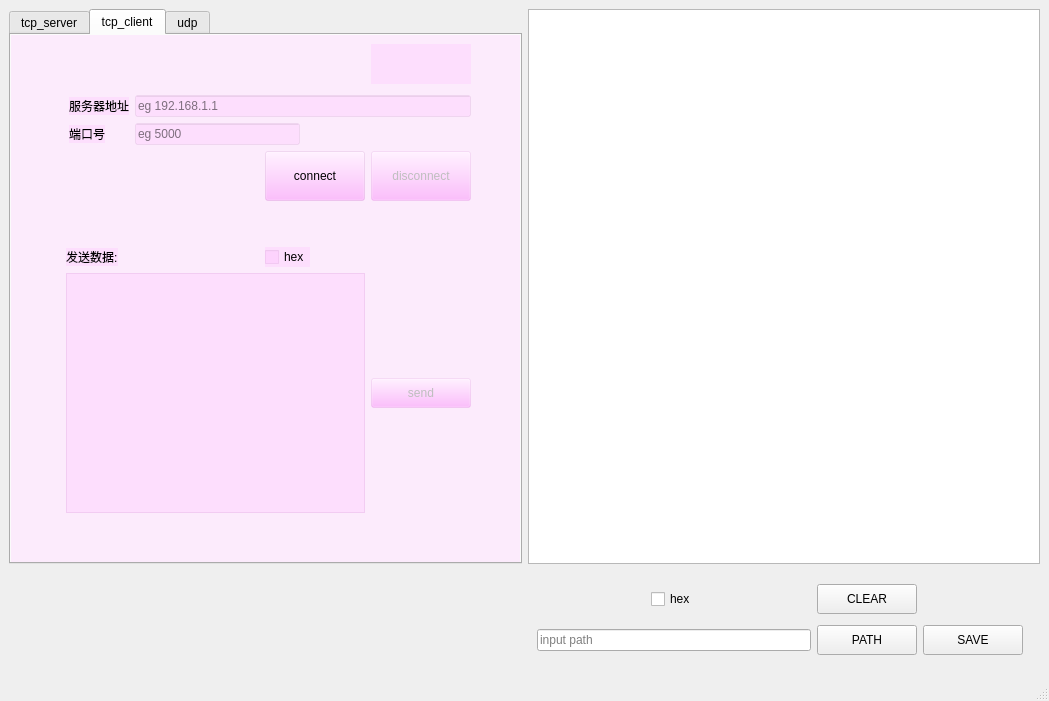
<?xml version="1.0" encoding="UTF-8"?>
<ui version="4.0">
 <class>MainWindow</class>
 <widget class="QMainWindow" name="MainWindow">
  <property name="geometry">
   <rect>
    <x>0</x>
    <y>0</y>
    <width>1049</width>
    <height>701</height>
   </rect>
  </property>
  <property name="windowTitle">
   <string>MainWindow</string>
  </property>
  <widget class="QWidget" name="centralwidget">
   <layout class="QGridLayout" name="gridLayout_2">
    <item row="1" column="4">
     <widget class="QWidget" name="widget" native="true">
      <property name="minimumSize">
       <size>
        <width>500</width>
        <height>100</height>
       </size>
      </property>
      <layout class="QGridLayout" name="gridLayout_6">
       <item row="0" column="3">
        <widget class="QPushButton" name="text_clear">
         <property name="minimumSize">
          <size>
           <width>100</width>
           <height>30</height>
          </size>
         </property>
         <property name="maximumSize">
          <size>
           <width>100</width>
           <height>30</height>
          </size>
         </property>
         <property name="text">
          <string>CLEAR</string>
         </property>
        </widget>
       </item>
       <item row="0" column="0">
        <spacer name="horizontalSpacer">
         <property name="orientation">
          <enum>Qt::Horizontal</enum>
         </property>
         <property name="sizeHint" stdset="0">
          <size>
           <width>40</width>
           <height>20</height>
          </size>
         </property>
        </spacer>
       </item>
       <item row="0" column="1">
        <widget class="QCheckBox" name="text_hex">
         <property name="text">
          <string>hex</string>
         </property>
        </widget>
       </item>
       <item row="0" column="4">
        <spacer name="horizontalSpacer_7">
         <property name="orientation">
          <enum>Qt::Horizontal</enum>
         </property>
         <property name="sizeHint" stdset="0">
          <size>
           <width>40</width>
           <height>20</height>
          </size>
         </property>
        </spacer>
       </item>
       <item row="0" column="2">
        <spacer name="horizontalSpacer_4">
         <property name="orientation">
          <enum>Qt::Horizontal</enum>
         </property>
         <property name="sizeHint" stdset="0">
          <size>
           <width>40</width>
           <height>20</height>
          </size>
         </property>
        </spacer>
       </item>
       <item row="1" column="3">
        <widget class="QPushButton" name="path">
         <property name="minimumSize">
          <size>
           <width>100</width>
           <height>30</height>
          </size>
         </property>
         <property name="maximumSize">
          <size>
           <width>100</width>
           <height>30</height>
          </size>
         </property>
         <property name="text">
          <string>PATH</string>
         </property>
        </widget>
       </item>
       <item row="1" column="4">
        <widget class="QPushButton" name="save">
         <property name="minimumSize">
          <size>
           <width>100</width>
           <height>30</height>
          </size>
         </property>
         <property name="maximumSize">
          <size>
           <width>100</width>
           <height>30</height>
          </size>
         </property>
         <property name="text">
          <string>SAVE</string>
         </property>
        </widget>
       </item>
       <item row="1" column="0" colspan="3">
        <widget class="QLineEdit" name="path_line">
         <property name="placeholderText">
          <string>input path</string>
         </property>
        </widget>
       </item>
      </layout>
     </widget>
    </item>
    <item row="0" column="4">
     <widget class="QTextBrowser" name="textBrowser">
      <property name="sizePolicy">
       <sizepolicy hsizetype="Expanding" vsizetype="Expanding">
        <horstretch>1</horstretch>
        <verstretch>1</verstretch>
       </sizepolicy>
      </property>
      <property name="minimumSize">
       <size>
        <width>500</width>
        <height>500</height>
       </size>
      </property>
     </widget>
    </item>
    <item row="0" column="0">
     <widget class="QTabWidget" name="tabWidget">
      <property name="sizePolicy">
       <sizepolicy hsizetype="Expanding" vsizetype="Expanding">
        <horstretch>1</horstretch>
        <verstretch>1</verstretch>
       </sizepolicy>
      </property>
      <property name="minimumSize">
       <size>
        <width>400</width>
        <height>500</height>
       </size>
      </property>
      <property name="tabShape">
       <enum>QTabWidget::Rounded</enum>
      </property>
      <property name="currentIndex">
       <number>1</number>
      </property>
      <widget class="QWidget" name="tab">
       <property name="styleSheet">
        <string notr="true">QWidget {background-color :rgba(170, 255, 255, 50)}
</string>
       </property>
       <attribute name="title">
        <string>tcp_server</string>
       </attribute>
       <layout class="QGridLayout" name="gridLayout_5">
        <item row="0" column="1">
         <spacer name="verticalSpacer_2">
          <property name="orientation">
           <enum>Qt::Vertical</enum>
          </property>
          <property name="sizeHint" stdset="0">
           <size>
            <width>20</width>
            <height>40</height>
           </size>
          </property>
         </spacer>
        </item>
        <item row="4" column="1">
         <widget class="QLabel" name="label_6">
          <property name="sizePolicy">
           <sizepolicy hsizetype="Fixed" vsizetype="Fixed">
            <horstretch>0</horstretch>
            <verstretch>0</verstretch>
           </sizepolicy>
          </property>
          <property name="text">
           <string>发送数据:</string>
          </property>
         </widget>
        </item>
        <item row="1" column="1" colspan="4">
         <layout class="QGridLayout" name="gridLayout_4">
          <property name="sizeConstraint">
           <enum>QLayout::SetDefaultConstraint</enum>
          </property>
          <property name="leftMargin">
           <number>3</number>
          </property>
          <property name="topMargin">
           <number>5</number>
          </property>
          <property name="verticalSpacing">
           <number>6</number>
          </property>
          <item row="1" column="0">
           <widget class="QLabel" name="label_4">
            <property name="sizePolicy">
             <sizepolicy hsizetype="Fixed" vsizetype="Fixed">
              <horstretch>0</horstretch>
              <verstretch>0</verstretch>
             </sizepolicy>
            </property>
            <property name="text">
             <string>端口号</string>
            </property>
           </widget>
          </item>
          <item row="1" column="1">
           <widget class="QLineEdit" name="hostport">
            <property name="sizePolicy">
             <sizepolicy hsizetype="Expanding" vsizetype="Fixed">
              <horstretch>2</horstretch>
              <verstretch>1</verstretch>
             </sizepolicy>
            </property>
            <property name="inputMask">
             <string/>
            </property>
            <property name="placeholderText">
             <string>eg 5000</string>
            </property>
           </widget>
          </item>
          <item row="0" column="0">
           <widget class="QLabel" name="label_5">
            <property name="sizePolicy">
             <sizepolicy hsizetype="Fixed" vsizetype="Fixed">
              <horstretch>0</horstretch>
              <verstretch>0</verstretch>
             </sizepolicy>
            </property>
            <property name="text">
             <string>主机地址</string>
            </property>
           </widget>
          </item>
          <item row="1" column="2">
           <spacer name="horizontalSpacer_9">
            <property name="orientation">
             <enum>Qt::Horizontal</enum>
            </property>
            <property name="sizeHint" stdset="0">
             <size>
              <width>40</width>
              <height>20</height>
             </size>
            </property>
           </spacer>
          </item>
          <item row="0" column="1" colspan="2">
           <widget class="QLineEdit" name="hostip">
            <property name="sizePolicy">
             <sizepolicy hsizetype="Expanding" vsizetype="Fixed">
              <horstretch>2</horstretch>
              <verstretch>1</verstretch>
             </sizepolicy>
            </property>
            <property name="inputMask">
             <string/>
            </property>
            <property name="placeholderText">
             <string>eg 192.168.1.1</string>
            </property>
           </widget>
          </item>
         </layout>
        </item>
        <item row="5" column="4">
         <widget class="QPushButton" name="tcp_ser_send">
          <property name="enabled">
           <bool>false</bool>
          </property>
          <property name="minimumSize">
           <size>
            <width>100</width>
            <height>30</height>
           </size>
          </property>
          <property name="maximumSize">
           <size>
            <width>100</width>
            <height>30</height>
           </size>
          </property>
          <property name="text">
           <string>send</string>
          </property>
         </widget>
        </item>
        <item row="4" column="2">
         <widget class="QCheckBox" name="ser_hex">
          <property name="sizePolicy">
           <sizepolicy hsizetype="Fixed" vsizetype="Fixed">
            <horstretch>0</horstretch>
            <verstretch>0</verstretch>
           </sizepolicy>
          </property>
          <property name="text">
           <string>hex</string>
          </property>
         </widget>
        </item>
        <item row="4" column="3" colspan="2">
         <widget class="QComboBox" name="comboBox">
          <property name="minimumSize">
           <size>
            <width>200</width>
            <height>30</height>
           </size>
          </property>
         </widget>
        </item>
        <item row="5" column="0">
         <spacer name="horizontalSpacer_10">
          <property name="orientation">
           <enum>Qt::Horizontal</enum>
          </property>
          <property name="sizeHint" stdset="0">
           <size>
            <width>40</width>
            <height>20</height>
           </size>
          </property>
         </spacer>
        </item>
        <item row="5" column="5">
         <spacer name="horizontalSpacer_11">
          <property name="orientation">
           <enum>Qt::Horizontal</enum>
          </property>
          <property name="sizeHint" stdset="0">
           <size>
            <width>40</width>
            <height>20</height>
           </size>
          </property>
         </spacer>
        </item>
        <item row="2" column="1" colspan="2">
         <widget class="QPushButton" name="openhost">
          <property name="sizePolicy">
           <sizepolicy hsizetype="Fixed" vsizetype="Fixed">
            <horstretch>0</horstretch>
            <verstretch>0</verstretch>
           </sizepolicy>
          </property>
          <property name="minimumSize">
           <size>
            <width>100</width>
            <height>50</height>
           </size>
          </property>
          <property name="maximumSize">
           <size>
            <width>100</width>
            <height>50</height>
           </size>
          </property>
          <property name="text">
           <string>open</string>
          </property>
         </widget>
        </item>
        <item row="2" column="3" colspan="2">
         <widget class="QPushButton" name="closehost">
          <property name="enabled">
           <bool>false</bool>
          </property>
          <property name="minimumSize">
           <size>
            <width>100</width>
            <height>50</height>
           </size>
          </property>
          <property name="maximumSize">
           <size>
            <width>100</width>
            <height>50</height>
           </size>
          </property>
          <property name="text">
           <string>close</string>
          </property>
         </widget>
        </item>
        <item row="5" column="1" colspan="3">
         <widget class="QTextEdit" name="tcp_ser_text">
          <property name="sizePolicy">
           <sizepolicy hsizetype="Expanding" vsizetype="Expanding">
            <horstretch>2</horstretch>
            <verstretch>2</verstretch>
           </sizepolicy>
          </property>
         </widget>
        </item>
        <item row="6" column="1">
         <spacer name="verticalSpacer">
          <property name="orientation">
           <enum>Qt::Vertical</enum>
          </property>
          <property name="sizeHint" stdset="0">
           <size>
            <width>20</width>
            <height>40</height>
           </size>
          </property>
         </spacer>
        </item>
        <item row="3" column="1">
         <spacer name="verticalSpacer_3">
          <property name="orientation">
           <enum>Qt::Vertical</enum>
          </property>
          <property name="sizeHint" stdset="0">
           <size>
            <width>20</width>
            <height>40</height>
           </size>
          </property>
         </spacer>
        </item>
        <item row="0" column="3" colspan="2">
         <widget class="QLabel" name="server_status">
          <property name="text">
           <string/>
          </property>
         </widget>
        </item>
       </layout>
      </widget>
      <widget class="QWidget" name="tab_2">
       <property name="styleSheet">
        <string notr="true">QWidget {background-color :rgba(255, 170, 255,50)}</string>
       </property>
       <attribute name="title">
        <string>tcp_client</string>
       </attribute>
       <layout class="QGridLayout" name="gridLayout_3">
        <item row="7" column="0">
         <spacer name="horizontalSpacer_5">
          <property name="orientation">
           <enum>Qt::Horizontal</enum>
          </property>
          <property name="sizeHint" stdset="0">
           <size>
            <width>40</width>
            <height>20</height>
           </size>
          </property>
         </spacer>
        </item>
        <item row="6" column="1">
         <widget class="QLabel" name="label_3">
          <property name="sizePolicy">
           <sizepolicy hsizetype="Fixed" vsizetype="Fixed">
            <horstretch>0</horstretch>
            <verstretch>0</verstretch>
           </sizepolicy>
          </property>
          <property name="text">
           <string>发送数据:</string>
          </property>
         </widget>
        </item>
        <item row="1" column="1" rowspan="2" colspan="4">
         <layout class="QGridLayout" name="gridLayout">
          <property name="sizeConstraint">
           <enum>QLayout::SetDefaultConstraint</enum>
          </property>
          <property name="leftMargin">
           <number>3</number>
          </property>
          <property name="topMargin">
           <number>5</number>
          </property>
          <property name="verticalSpacing">
           <number>6</number>
          </property>
          <item row="1" column="0">
           <widget class="QLabel" name="label_2">
            <property name="sizePolicy">
             <sizepolicy hsizetype="Fixed" vsizetype="Fixed">
              <horstretch>0</horstretch>
              <verstretch>0</verstretch>
             </sizepolicy>
            </property>
            <property name="text">
             <string>端口号</string>
            </property>
           </widget>
          </item>
          <item row="1" column="1">
           <widget class="QLineEdit" name="serport">
            <property name="sizePolicy">
             <sizepolicy hsizetype="Expanding" vsizetype="Fixed">
              <horstretch>2</horstretch>
              <verstretch>1</verstretch>
             </sizepolicy>
            </property>
            <property name="inputMask">
             <string/>
            </property>
            <property name="placeholderText">
             <string>eg 5000</string>
            </property>
           </widget>
          </item>
          <item row="0" column="0">
           <widget class="QLabel" name="label">
            <property name="sizePolicy">
             <sizepolicy hsizetype="Fixed" vsizetype="Fixed">
              <horstretch>0</horstretch>
              <verstretch>0</verstretch>
             </sizepolicy>
            </property>
            <property name="text">
             <string>服务器地址</string>
            </property>
           </widget>
          </item>
          <item row="1" column="2">
           <spacer name="horizontalSpacer_8">
            <property name="orientation">
             <enum>Qt::Horizontal</enum>
            </property>
            <property name="sizeHint" stdset="0">
             <size>
              <width>40</width>
              <height>20</height>
             </size>
            </property>
           </spacer>
          </item>
          <item row="0" column="1" colspan="2">
           <widget class="QLineEdit" name="serip">
            <property name="sizePolicy">
             <sizepolicy hsizetype="Expanding" vsizetype="Fixed">
              <horstretch>2</horstretch>
              <verstretch>1</verstretch>
             </sizepolicy>
            </property>
            <property name="inputMask">
             <string/>
            </property>
            <property name="placeholderText">
             <string>eg 192.168.1.1</string>
            </property>
           </widget>
          </item>
         </layout>
        </item>
        <item row="3" column="4">
         <widget class="QPushButton" name="tcp_cli_dis">
          <property name="enabled">
           <bool>false</bool>
          </property>
          <property name="minimumSize">
           <size>
            <width>100</width>
            <height>50</height>
           </size>
          </property>
          <property name="maximumSize">
           <size>
            <width>100</width>
            <height>50</height>
           </size>
          </property>
          <property name="text">
           <string>disconnect</string>
          </property>
         </widget>
        </item>
        <item row="3" column="5">
         <spacer name="horizontalSpacer_2">
          <property name="orientation">
           <enum>Qt::Horizontal</enum>
          </property>
          <property name="sizeHint" stdset="0">
           <size>
            <width>40</width>
            <height>20</height>
           </size>
          </property>
         </spacer>
        </item>
        <item row="3" column="3">
         <widget class="QPushButton" name="tcp_cli_con">
          <property name="sizePolicy">
           <sizepolicy hsizetype="Fixed" vsizetype="Fixed">
            <horstretch>0</horstretch>
            <verstretch>0</verstretch>
           </sizepolicy>
          </property>
          <property name="minimumSize">
           <size>
            <width>100</width>
            <height>50</height>
           </size>
          </property>
          <property name="maximumSize">
           <size>
            <width>100</width>
            <height>50</height>
           </size>
          </property>
          <property name="text">
           <string>connect</string>
          </property>
         </widget>
        </item>
        <item row="0" column="4">
         <widget class="QLabel" name="client_status">
          <property name="text">
           <string/>
          </property>
         </widget>
        </item>
        <item row="3" column="0" colspan="2">
         <spacer name="horizontalSpacer_3">
          <property name="orientation">
           <enum>Qt::Horizontal</enum>
          </property>
          <property name="sizeHint" stdset="0">
           <size>
            <width>40</width>
            <height>20</height>
           </size>
          </property>
         </spacer>
        </item>
        <item row="7" column="1" colspan="3">
         <widget class="QTextEdit" name="tcp_clien_text">
          <property name="sizePolicy">
           <sizepolicy hsizetype="Expanding" vsizetype="Expanding">
            <horstretch>2</horstretch>
            <verstretch>2</verstretch>
           </sizepolicy>
          </property>
         </widget>
        </item>
        <item row="7" column="5">
         <spacer name="horizontalSpacer_6">
          <property name="orientation">
           <enum>Qt::Horizontal</enum>
          </property>
          <property name="sizeHint" stdset="0">
           <size>
            <width>40</width>
            <height>20</height>
           </size>
          </property>
         </spacer>
        </item>
        <item row="6" column="3">
         <widget class="QCheckBox" name="client_sendhex">
          <property name="sizePolicy">
           <sizepolicy hsizetype="Fixed" vsizetype="Fixed">
            <horstretch>0</horstretch>
            <verstretch>0</verstretch>
           </sizepolicy>
          </property>
          <property name="text">
           <string>hex</string>
          </property>
         </widget>
        </item>
        <item row="5" column="1">
         <spacer name="verticalSpacer_5">
          <property name="orientation">
           <enum>Qt::Vertical</enum>
          </property>
          <property name="sizeType">
           <enum>QSizePolicy::Fixed</enum>
          </property>
          <property name="sizeHint" stdset="0">
           <size>
            <width>20</width>
            <height>40</height>
           </size>
          </property>
         </spacer>
        </item>
        <item row="0" column="1">
         <spacer name="verticalSpacer_6">
          <property name="orientation">
           <enum>Qt::Vertical</enum>
          </property>
          <property name="sizeHint" stdset="0">
           <size>
            <width>20</width>
            <height>40</height>
           </size>
          </property>
         </spacer>
        </item>
        <item row="7" column="4">
         <widget class="QPushButton" name="tcp_cli_send">
          <property name="enabled">
           <bool>false</bool>
          </property>
          <property name="minimumSize">
           <size>
            <width>100</width>
            <height>30</height>
           </size>
          </property>
          <property name="maximumSize">
           <size>
            <width>100</width>
            <height>30</height>
           </size>
          </property>
          <property name="text">
           <string>send</string>
          </property>
         </widget>
        </item>
        <item row="8" column="1">
         <spacer name="verticalSpacer_7">
          <property name="orientation">
           <enum>Qt::Vertical</enum>
          </property>
          <property name="sizeHint" stdset="0">
           <size>
            <width>20</width>
            <height>40</height>
           </size>
          </property>
         </spacer>
        </item>
        <item row="6" column="2">
         <spacer name="horizontalSpacer_12">
          <property name="orientation">
           <enum>Qt::Horizontal</enum>
          </property>
          <property name="sizeHint" stdset="0">
           <size>
            <width>40</width>
            <height>20</height>
           </size>
          </property>
         </spacer>
        </item>
       </layout>
      </widget>
      <widget class="QWidget" name="tab_3">
       <property name="styleSheet">
        <string notr="true">QWidget {background-color :rgba(170, 255, 127,50)}</string>
       </property>
       <attribute name="title">
        <string>udp</string>
       </attribute>
       <layout class="QGridLayout" name="gridLayout_8">
        <item row="5" column="2" rowspan="6" colspan="4">
         <widget class="QTextEdit" name="udp_text">
          <property name="sizePolicy">
           <sizepolicy hsizetype="Expanding" vsizetype="Expanding">
            <horstretch>1</horstretch>
            <verstretch>0</verstretch>
           </sizepolicy>
          </property>
          <property name="minimumSize">
           <size>
            <width>0</width>
            <height>200</height>
           </size>
          </property>
         </widget>
        </item>
        <item row="1" column="4">
         <widget class="QPushButton" name="udpbind">
          <property name="sizePolicy">
           <sizepolicy hsizetype="Fixed" vsizetype="Fixed">
            <horstretch>0</horstretch>
            <verstretch>0</verstretch>
           </sizepolicy>
          </property>
          <property name="minimumSize">
           <size>
            <width>100</width>
            <height>50</height>
           </size>
          </property>
          <property name="maximumSize">
           <size>
            <width>100</width>
            <height>50</height>
           </size>
          </property>
          <property name="text">
           <string>bind</string>
          </property>
         </widget>
        </item>
        <item row="7" column="6">
         <widget class="QCheckBox" name="udphex">
          <property name="sizePolicy">
           <sizepolicy hsizetype="Fixed" vsizetype="Fixed">
            <horstretch>0</horstretch>
            <verstretch>0</verstretch>
           </sizepolicy>
          </property>
          <property name="text">
           <string>hex</string>
          </property>
         </widget>
        </item>
        <item row="4" column="0">
         <spacer name="horizontalSpacer_14">
          <property name="orientation">
           <enum>Qt::Horizontal</enum>
          </property>
          <property name="sizeHint" stdset="0">
           <size>
            <width>40</width>
            <height>20</height>
           </size>
          </property>
         </spacer>
        </item>
        <item row="3" column="2" colspan="2">
         <widget class="QLabel" name="label_9">
          <property name="sizePolicy">
           <sizepolicy hsizetype="Fixed" vsizetype="Fixed">
            <horstretch>0</horstretch>
            <verstretch>0</verstretch>
           </sizepolicy>
          </property>
          <property name="text">
           <string>发送数据:</string>
          </property>
         </widget>
        </item>
        <item row="5" column="6">
         <spacer name="verticalSpacer_11">
          <property name="orientation">
           <enum>Qt::Vertical</enum>
          </property>
          <property name="sizeHint" stdset="0">
           <size>
            <width>20</width>
            <height>40</height>
           </size>
          </property>
         </spacer>
        </item>
        <item row="11" column="2">
         <spacer name="verticalSpacer_10">
          <property name="orientation">
           <enum>Qt::Vertical</enum>
          </property>
          <property name="sizeType">
           <enum>QSizePolicy::MinimumExpanding</enum>
          </property>
          <property name="sizeHint" stdset="0">
           <size>
            <width>20</width>
            <height>40</height>
           </size>
          </property>
         </spacer>
        </item>
        <item row="4" column="2" colspan="3">
         <layout class="QGridLayout" name="gridLayout_7">
          <property name="sizeConstraint">
           <enum>QLayout::SetDefaultConstraint</enum>
          </property>
          <property name="leftMargin">
           <number>3</number>
          </property>
          <property name="topMargin">
           <number>5</number>
          </property>
          <property name="verticalSpacing">
           <number>6</number>
          </property>
          <item row="1" column="2">
           <spacer name="horizontalSpacer_13">
            <property name="orientation">
             <enum>Qt::Horizontal</enum>
            </property>
            <property name="sizeHint" stdset="0">
             <size>
              <width>40</width>
              <height>20</height>
             </size>
            </property>
           </spacer>
          </item>
          <item row="1" column="1">
           <widget class="QLineEdit" name="udp_sendport">
            <property name="sizePolicy">
             <sizepolicy hsizetype="Expanding" vsizetype="Fixed">
              <horstretch>2</horstretch>
              <verstretch>1</verstretch>
             </sizepolicy>
            </property>
            <property name="inputMask">
             <string/>
            </property>
            <property name="placeholderText">
             <string>eg 5000</string>
            </property>
           </widget>
          </item>
          <item row="0" column="0">
           <widget class="QLabel" name="label_8">
            <property name="sizePolicy">
             <sizepolicy hsizetype="Fixed" vsizetype="Fixed">
              <horstretch>0</horstretch>
              <verstretch>0</verstretch>
             </sizepolicy>
            </property>
            <property name="text">
             <string>目的地址</string>
            </property>
           </widget>
          </item>
          <item row="1" column="0">
           <widget class="QLabel" name="label_7">
            <property name="sizePolicy">
             <sizepolicy hsizetype="Fixed" vsizetype="Fixed">
              <horstretch>0</horstretch>
              <verstretch>0</verstretch>
             </sizepolicy>
            </property>
            <property name="text">
             <string>目的端口</string>
            </property>
           </widget>
          </item>
          <item row="0" column="1" colspan="2">
           <widget class="QLineEdit" name="udp_sendip">
            <property name="sizePolicy">
             <sizepolicy hsizetype="Expanding" vsizetype="Fixed">
              <horstretch>2</horstretch>
              <verstretch>1</verstretch>
             </sizepolicy>
            </property>
            <property name="inputMask">
             <string/>
            </property>
            <property name="placeholderText">
             <string>eg 192.168.1.1</string>
            </property>
           </widget>
          </item>
         </layout>
        </item>
        <item row="1" column="3">
         <widget class="QLineEdit" name="bindport">
          <property name="sizePolicy">
           <sizepolicy hsizetype="Expanding" vsizetype="Fixed">
            <horstretch>2</horstretch>
            <verstretch>1</verstretch>
           </sizepolicy>
          </property>
          <property name="maximumSize">
           <size>
            <width>300</width>
            <height>16777215</height>
           </size>
          </property>
          <property name="inputMask">
           <string/>
          </property>
          <property name="text">
           <string/>
          </property>
          <property name="placeholderText">
           <string>eg 5000</string>
          </property>
         </widget>
        </item>
        <item row="8" column="7">
         <spacer name="horizontalSpacer_15">
          <property name="orientation">
           <enum>Qt::Horizontal</enum>
          </property>
          <property name="sizeHint" stdset="0">
           <size>
            <width>40</width>
            <height>20</height>
           </size>
          </property>
         </spacer>
        </item>
        <item row="0" column="3">
         <spacer name="verticalSpacer_4">
          <property name="orientation">
           <enum>Qt::Vertical</enum>
          </property>
          <property name="sizeType">
           <enum>QSizePolicy::MinimumExpanding</enum>
          </property>
          <property name="sizeHint" stdset="0">
           <size>
            <width>20</width>
            <height>40</height>
           </size>
          </property>
         </spacer>
        </item>
        <item row="2" column="3">
         <spacer name="verticalSpacer_8">
          <property name="orientation">
           <enum>Qt::Vertical</enum>
          </property>
          <property name="sizeType">
           <enum>QSizePolicy::MinimumExpanding</enum>
          </property>
          <property name="sizeHint" stdset="0">
           <size>
            <width>20</width>
            <height>40</height>
           </size>
          </property>
         </spacer>
        </item>
        <item row="4" column="5">
         <spacer name="horizontalSpacer_16">
          <property name="orientation">
           <enum>Qt::Horizontal</enum>
          </property>
          <property name="sizeHint" stdset="0">
           <size>
            <width>40</width>
            <height>20</height>
           </size>
          </property>
         </spacer>
        </item>
        <item row="8" column="6">
         <widget class="QPushButton" name="udp_send">
          <property name="enabled">
           <bool>false</bool>
          </property>
          <property name="minimumSize">
           <size>
            <width>100</width>
            <height>30</height>
           </size>
          </property>
          <property name="maximumSize">
           <size>
            <width>100</width>
            <height>30</height>
           </size>
          </property>
          <property name="text">
           <string>send</string>
          </property>
         </widget>
        </item>
        <item row="1" column="2">
         <widget class="QLabel" name="label_10">
          <property name="sizePolicy">
           <sizepolicy hsizetype="Fixed" vsizetype="Fixed">
            <horstretch>0</horstretch>
            <verstretch>0</verstretch>
           </sizepolicy>
          </property>
          <property name="text">
           <string>绑定端口</string>
          </property>
         </widget>
        </item>
        <item row="9" column="6">
         <spacer name="verticalSpacer_12">
          <property name="orientation">
           <enum>Qt::Vertical</enum>
          </property>
          <property name="sizeHint" stdset="0">
           <size>
            <width>20</width>
            <height>40</height>
           </size>
          </property>
         </spacer>
        </item>
        <item row="0" column="6">
         <widget class="QLabel" name="udp_status">
          <property name="sizePolicy">
           <sizepolicy hsizetype="Fixed" vsizetype="Fixed">
            <horstretch>0</horstretch>
            <verstretch>0</verstretch>
           </sizepolicy>
          </property>
          <property name="minimumSize">
           <size>
            <width>100</width>
            <height>50</height>
           </size>
          </property>
          <property name="text">
           <string/>
          </property>
         </widget>
        </item>
        <item row="1" column="5">
         <widget class="QPushButton" name="udpabort">
          <property name="enabled">
           <bool>false</bool>
          </property>
          <property name="sizePolicy">
           <sizepolicy hsizetype="Fixed" vsizetype="Fixed">
            <horstretch>0</horstretch>
            <verstretch>0</verstretch>
           </sizepolicy>
          </property>
          <property name="minimumSize">
           <size>
            <width>100</width>
            <height>50</height>
           </size>
          </property>
          <property name="maximumSize">
           <size>
            <width>100</width>
            <height>50</height>
           </size>
          </property>
          <property name="text">
           <string>abort</string>
          </property>
         </widget>
        </item>
       </layout>
      </widget>
     </widget>
    </item>
   </layout>
  </widget>
  <widget class="QMenuBar" name="menubar">
   <property name="geometry">
    <rect>
     <x>0</x>
     <y>0</y>
     <width>1049</width>
     <height>21</height>
    </rect>
   </property>
  </widget>
  <widget class="QStatusBar" name="statusbar"/>
 </widget>
 <resources/>
 <connections/>
</ui>
